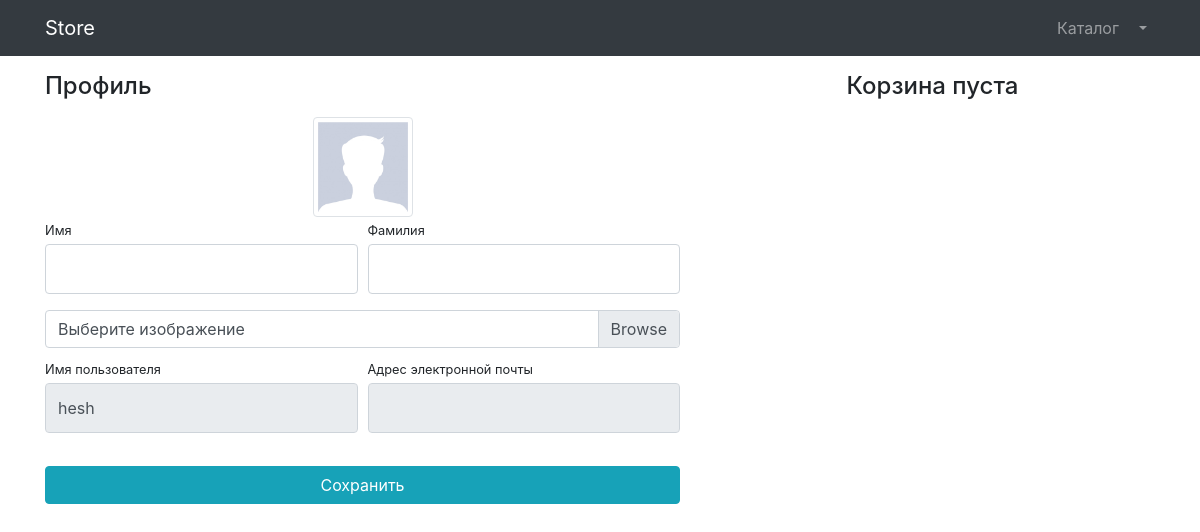
The page /users/profile/1/ (signed in) on the database as committed earlier.
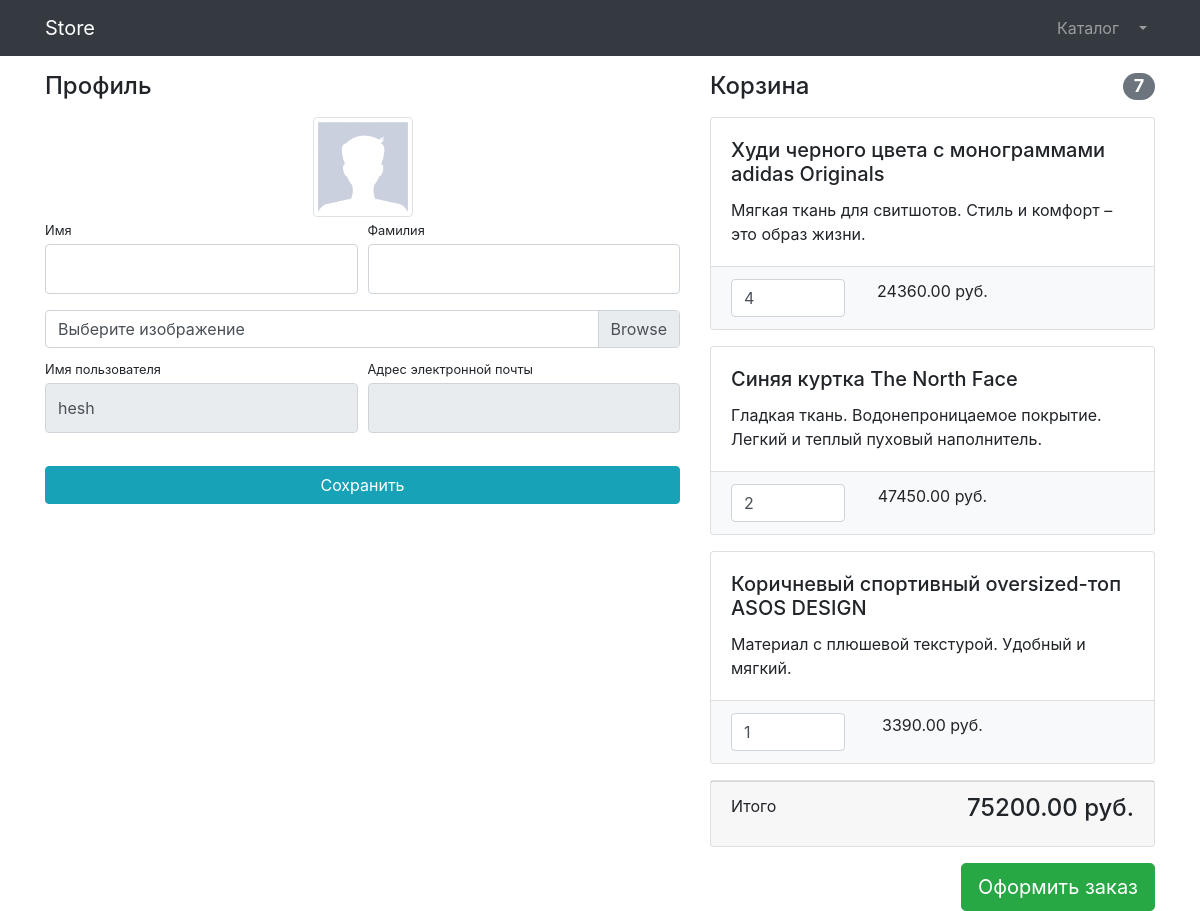
The same page on the database as committed later.
### users/models.py (models this page shows)
class User(AbstractUser):
    image = models.ImageField(upload_to='users_images', null=True, blank=True)

### products/models.py (models this page shows, shortened)
class Basket(models.Model):
    user = models.ForeignKey(to=User, on_delete=models.CASCADE)
    product = models.ForeignKey(to=Product, on_delete=models.CASCADE)
    quantity = models.PositiveSmallIntegerField(default=0)
    created_timestamp = models.DateTimeField(auto_now_add=True)
    objects = BasketQuerySet.as_manager()
    def sum(self):
        return self.product.price * self.quantity

class Product(models.Model):
    name = models.CharField(max_length=128)
    description = models.TextField(null=True, blank=True)
    price = models.DecimalField(max_digits=10, decimal_places=2)
    quantity = models.PositiveIntegerField(default=0)
    image = models.ImageField(upload_to='product_images')
    category = models.ForeignKey(to=ProductCategory, on_delete=models.CASCADE)
    class Meta:
        verbose_name = 'Продукт'
        verbose_name_plural = 'Продукт'

### users/views.py (the view, shortened to what this page needs)
# urls.py: path('profile/<int:pk>/', login_required(UserProfileView.as_view()), name='profile'),
class UserProfileView(UpdateView):
    model = User
    form_class = UserProfileForm
    template_name = 'users/profile.html'
    def get_context_data(self, **kwargs):
        context = super(UserProfileView, self).get_context_data()
        context['title'] = 'Store - Личный кабинет'
        context['baskets'] = Basket.objects.filter(user=self.object)
        return context

### users/forms.py
class UserProfileForm(UserChangeForm):
    first_name = forms.CharField(widget=forms.TextInput(attrs={
        'class': 'form-control py-4',
    }))
    last_name = forms.CharField(widget=forms.TextInput(attrs={
        'class': 'form-control py-4',
    }))
    image = forms.ImageField(widget=forms.FileInput(attrs={
        'class': 'custom-file-input',
    }), required=False)
    username = forms.CharField(widget=forms.TextInput(attrs={
        'class': 'form-control py-4',
        'readonly': True,
    }))
    email = forms.CharField(widget=forms.TextInput(attrs={
        'class': 'form-control py-4',
        'readonly': True,
    }))
    class Meta:
        model = User
        fields = ('first_name', 'last_name', 'image', 'username', 'email')

### products/models.py (called while the page is built)
    def total_sum(self):
        return sum(basket.sum() for basket in self)

    def total_quantity(self):
        return sum(basket.quantity for basket in self)

### users/templates/users/profile.html (shortened to what this page needs)
{% extends 'products/base.html' %}
{% load static %}
{% block css %}
    <link href="{% static 'vendor/css/profile.css' %}" rel="stylesheet">
{% endblock %}
{% block content %}
    <div class="container">
    <div class="row">
        <div class="col-lg-7">
            <h4 class="mt-3 mb-3">Профиль</h4>
            <div class="col-lg-12 text-center">
                <img width="100" height="100"
                     src="{% if user.image %} {{ user.image.url }} {% else%} {% static 'vendor/img/users/default_avatar.jpg' %} {% endif %}"
                     class="img-thumbnail">
            </div>
            <form action="{% url 'users:profile' user.id %}" method="post" enctype="multipart/form-data">
                <div class="form-row">
                    <div class="col-lg-6">
                        <div class="form-group">
                            <label class="small mb-1" for="{{ form.first_name.id_for_label }}">
                                Имя
                            </label>
                            {{ form.first_name }}
                        </div>
                    </div>
                    <div class="col-lg-6">
                        <div class="form-group">
                            <label class="small mb-1" for="{{ form.last_name.id_for_label }}">
                                Фамилия
                            </label>
                            {{ form.last_name}}
                        </div>
                    </div>
                </div>
                <div class="form-row mb-2">
                    <div class="col-lg-12">
                        <div class="custom-file">
                            <label class="custom-file-label" for="{{ form.image.id_for_label }}">
                                Выберите изображение
                            </label>
                        </div>
                    </div>
                </div>
                <div class="form-row">
                    <div class="col-lg-6">
                        <label class="small mb-1" for="{{ form.username.id_for_label }}">
                            Имя пользователя
                        </label>
                        {{ form.username }}
                    </div>
                    <div class="col-lg-6">
                        <label class="small mb-1" for="{{ form.email.id_for_label }}">
                            Адрес электронной почты
                        </label>
                        {{ form.email }}
                    </div>
                </div>
                <div class="form-row">
                    <div class="col-lg-12" style="margin-top: 33px;">
                        <input class="btn btn-info btn-block" type="submit" value="Сохранить">
                    </div>
                </div>
            </form>
        </div>
        <div class="col-lg-5">
            {% include 'products/baskets.html' %}
        </div>
    </div>
</div>
{% endblock %}

### products/templates/products/base.html (shortened to what this page needs)
{% load static %}
<!DOCTYPE html>
<html lang="en">
<head>
    <link href="{% static 'vendor/bootstrap/css/bootstrap.min.css' %}" rel="stylesheet">
    {% block css %} {% endblock %}
</head>
<body>
<nav class="navbar navbar-expand-lg navbar-dark bg-dark fixed-top">
    <div class="container">
        <a class="navbar-brand" href="{% url 'index' %}">Store</a>
        <div class="collapse navbar-collapse" id="navbarResponsive">
            <ul class="navbar-nav ml-auto">
                <li class="nav-item">
                    <a class="nav-link" href="{% url 'products:index' %}">Каталог  </a>
                </li>
                {% if user.is_authenticated %}
                    <li class="nav-item dropdown">
                        <a class="nav-link dropdown-toggle" href="#" id="navbarDropdown" role="button"
                           data-bs-toggle="dropdown" aria-expanded="false">
                        </a>
                    </li>
                {% else %}
                    <li class="nav-item">
                        <a class="nav-link" href="{% url 'users:login' %}">Войти <i class="fas fa-sign-in-alt"></i></a>
                    </li>
                {% endif %}
            </ul>
        </div>
    </div>
</nav>
{% block content %} {% endblock %}
</body>
</html>

### products/templates/products/baskets.html (shortened to what this page needs)
{% if baskets %}
    <h4 class="mt-3 mb-3 d-flex justify-content-between align-items-center mb-3">
        Корзина <span class="badge badge-secondary badge-pill">{{ baskets.total_quantity }}</span>
    </h4>
    {% for basket in baskets %}
        <div class="card mb-3">
            <div class="card-body">
                <h5 class="card-title">{{ basket.product.name }}</h5>
                <p class="card-text">{{ basket.product.description }}</p>
            </div>
            <ul class="list-group list-group-flush">
                <li class="list-group-item bg-light">
                    <div class="row text-center">
                        <div class="col-lg-4">
                            <input name="basketID" type="number" class="form-control"
                                   value="{{basket.quantity}}" min="0">
                        </div>
                        <div class="col-lg-4">{{ basket.sum }} руб.</div>
                        <div class="col-lg-4">
                        </div>
                    </div>
                </li>
            </ul>
        </div>
    {% endfor %}
    <div class="card mb-3">
        <div class="card-footer">
            <p class="float-left">Итого</p>
            <h4 class="float-right">{{ baskets.total_sum }} руб.</h4>
        </div>
    </div>
    <a class="btn btn-success btn-lg float-right" href="../orders/order-create.html">
        Оформить заказ
    </a>
{% else %}
    <h4 class="mt-3 mb-3 text-center">
        Корзина пуста
    </h4>
{% endif %}

Rows that differ between the two databases and show on the page:
added Basket: total_quantity "7", product.name "Худи черного цвета с монограммами adidas Originals", product.description "Мягкая ткань для свитшотов. Стиль и комфорт – это образ жизни.", basketID "4", sum "24360.00", total_sum "75200.00"
added Basket: product.name "Синяя куртка The North Face", product.description "Гладкая ткань. Водонепроницаемое покрытие. Легкий и теплый пуховый наполнитель.", basketID "2", sum "47450.00"
added Basket: product.name "Коричневый спортивный oversized-топ ASOS DESIGN", product.description "Материал с плюшевой текстурой. Удобный и мягкий.", basketID "1", sum "3390.00"
Other text that changed with them:
text no longer shown: "Корзина пуста"
text now shown: "Корзина Итого руб. Оформить заказ"
